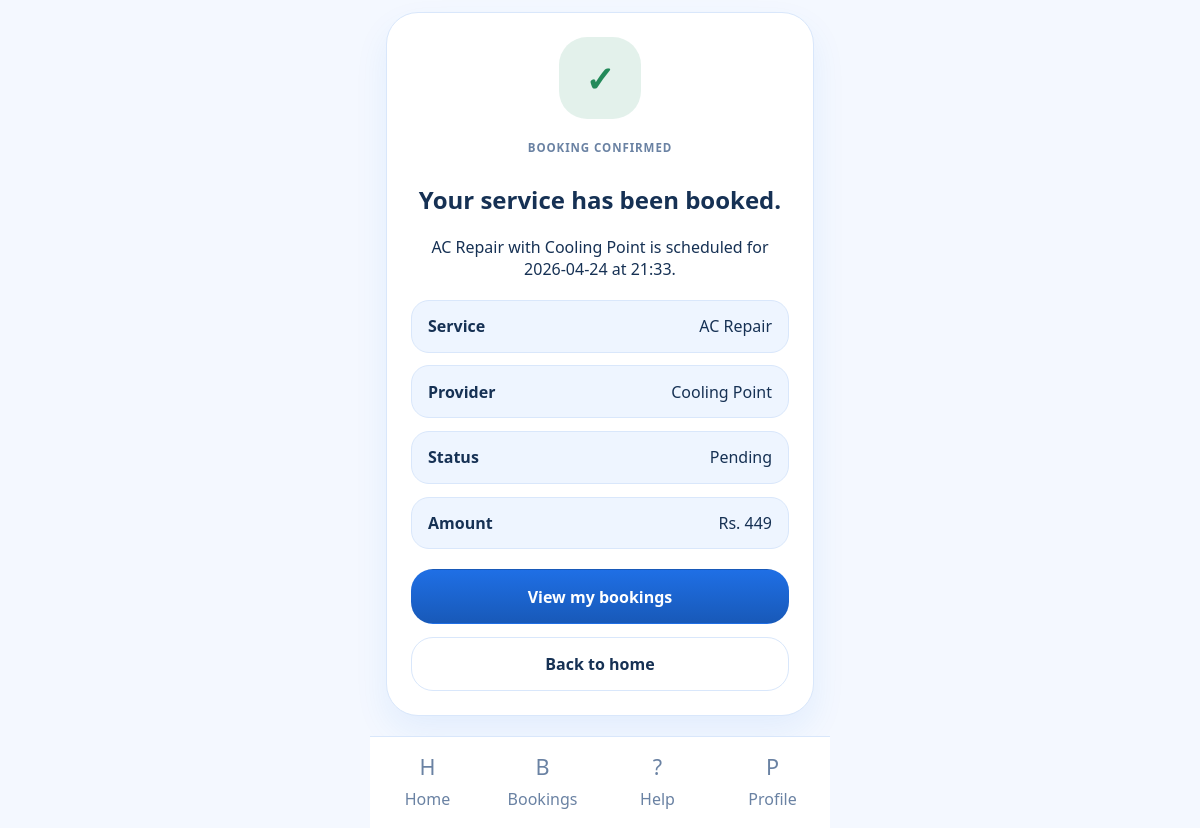
The page /booking-success/13 (signed in) on the database as committed earlier.
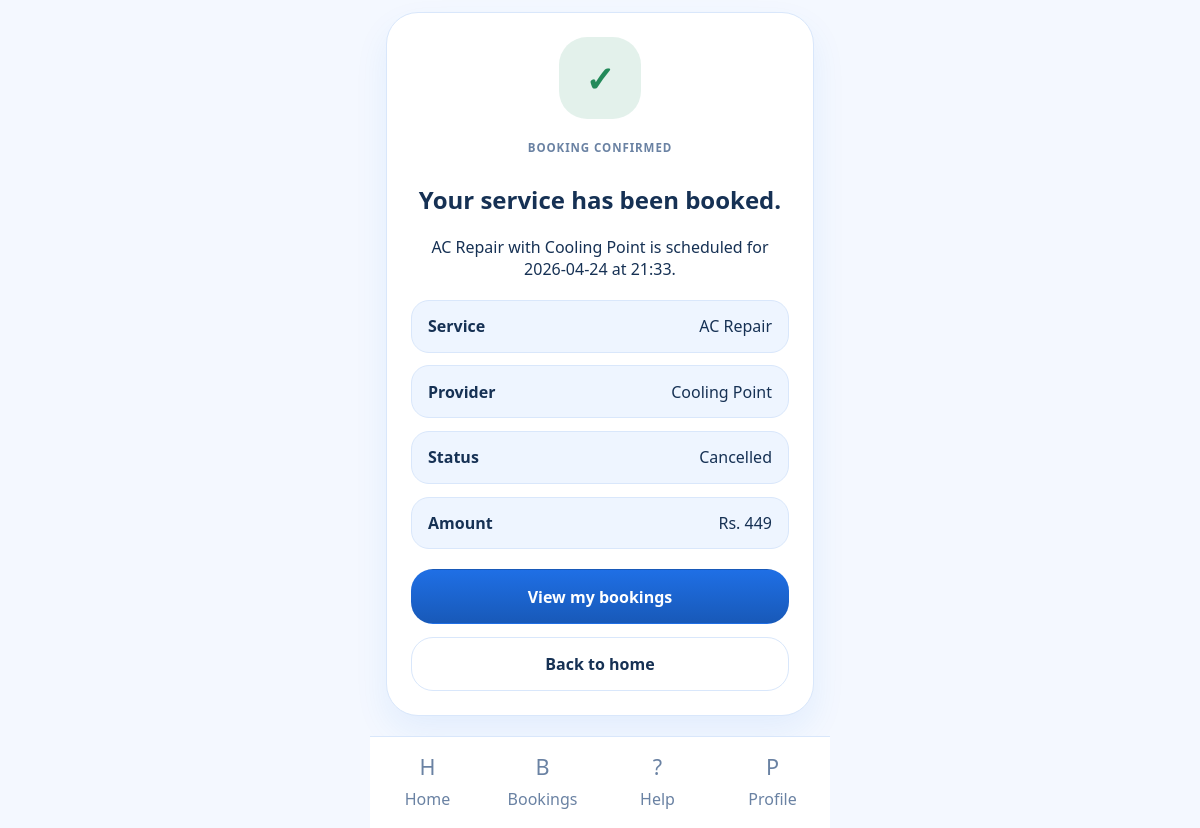
The same page on the database as committed later.
### tables this page shows
CREATE TABLE bookings (
            id INTEGER PRIMARY KEY AUTOINCREMENT,
            user_email TEXT,
            service TEXT,
            provider TEXT,
            name TEXT,
            address TEXT,
            date TEXT,
            time TEXT,
            issue TEXT,
            status TEXT DEFAULT 'Pending'
        , customer_phone TEXT, provider_phone TEXT, amount INTEGER DEFAULT 0, created_at TEXT);

### deploy_package/app.py (the view)
@app.route("/booking-success/<int:booking_id>")
@login_required
@customer_required
def booking_success(booking_id):
    conn = get_db()
    booking = conn.execute(
        "SELECT * FROM bookings WHERE id = ? AND user_email = ?",
        (booking_id, session["user_email"]),
    ).fetchone()
    conn.close()
    if not booking:
        flash("Booking not found.", "warning")
        return redirect(url_for("my_bookings"))
    return render_template("booking_success.html", booking=booking)

### deploy_package/app.py (called while the page is built, shortened)
def get_db():
    conn = sqlite3.connect(DB_PATH)
    conn.row_factory = sqlite3.Row
    return conn

def login_required(view):
    @wraps(view)
    def wrapped_view(*args, **kwargs):
        if "user_email" not in session:
            flash("Please log in to continue.", "warning")
            return redirect(url_for("login"))
        return view(*args, **kwargs)
    return wrapped_view

def customer_required(view):
    @wraps(view)
    def wrapped_view(*args, **kwargs):
        if session.get("role") == "admin":
            flash("Please use the admin dashboard for admin access.", "warning")
            return redirect(url_for("admin_dashboard"))
        return view(*args, **kwargs)
    return wrapped_view

def get_services(search_query=""):
    conn = get_db()
    services = conn.execute(
        """
        SELECT
            s.*,
            COUNT(p.id) AS providers_count
        FROM services s
        LEFT JOIN providers p ON p.service_slug = s.slug
        GROUP BY s.id
        ORDER BY s.name
        """
    ).fetchall()
    conn.close()
    results = [dict(service) for service in services]
    return results

### deploy_package/templates/booking_success.html (shortened to what this page needs)
{% extends "base.html" %}
{% block content %}
<section class="success-card">
    <div class="success-badge">✓</div>
    <span class="eyebrow">Booking confirmed</span>
    <h1>Your service has been booked.</h1>
    <p>{{ booking.service }} with {{ booking.provider }} is scheduled for {{ booking.date }} at {{ booking.time }}.</p>
    <div class="success-details">
        <div>
            <strong>Service</strong>
            <span>{{ booking.service }}</span>
        </div>
        <div>
            <strong>Provider</strong>
            <span>{{ booking.provider }}</span>
        </div>
        <div>
            <strong>Status</strong>
            <span>{{ booking.status }}</span>
        </div>
        <div>
            <strong>Amount</strong>
            <span>Rs. {{ booking.amount or 0 }}</span>
        </div>
    </div>
    <div class="profile-actions">
        <a class="primary-btn wide-btn" href="{{ url_for('my_bookings') }}">View my bookings</a>
        <a class="secondary-btn wide-btn" href="{{ url_for('home') }}">Back to home</a>
    </div>
</section>
{% endblock %}

Rows that differ between the two databases and show on the page:
changed bookings "AC Repair": status "Pending" → "Cancelled"
